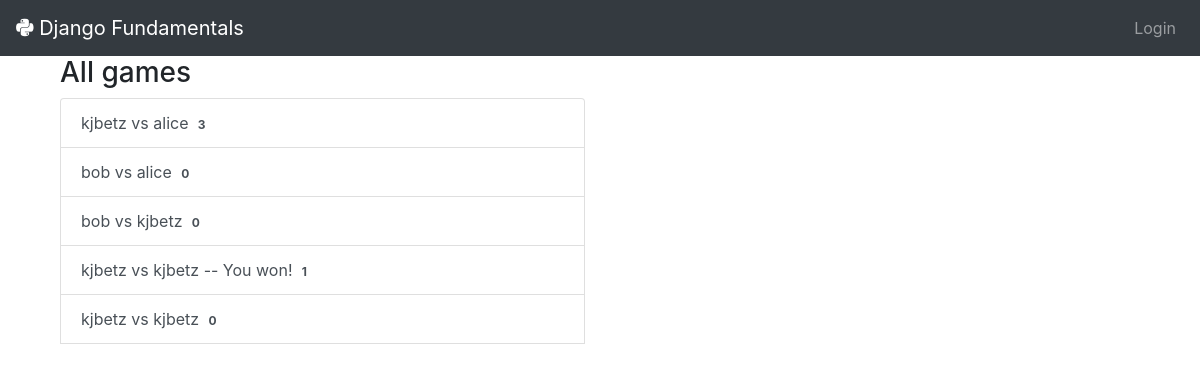
Screenshot of /games/all with the database file from the repository.
### gameplay/models.py (models this page shows, shortened)
@python_2_unicode_compatible
class Game(models.Model):
    first_player = models.ForeignKey(
        User, on_delete=models.DO_NOTHING, related_name="games_first_player")
    second_player = models.ForeignKey(
        User, on_delete=models.DO_NOTHING, related_name="games_second_player")
    start_time = models.DateTimeField(auto_now_add=True)
    last_active = models.DateTimeField(auto_now=True)
    status = models.CharField(
        max_length=1, default='F', choices=GAME_STATUS_CHOICES)
    objects = GamesQuerySet.as_manager()
    def get_absolute_url(self):
        return reverse('gameplay_detail', args=[self.id])
    def __str__(self):
        return "{0} vs {1}".format(self.first_player, self.second_player)

### gameplay/views.py (the view)
# urls.py: path('all', AllGamesList.as_view())
class AllGamesList(ListView):
    model = Game

### templates/gameplay/game_list.html
{% extends "base.html" %}
{% block content %}
  <div class="well col-sm-6">
    <h3>All games</h3>
    {% include "player/games_list_snippet.html" with games_list=object_list %}
  </div>
{% endblock content %}

### templates/player/games_list_snippet.html
{% if games_list %}
  <ul class="list-group">
  {% for game in games_list %}
    <a class="list-group-item list-group-item-action" href="{{ game.get_absolute_url }}">
      {{ game }}
      {% if game.status not in 'FS' %}
        {% if game.status == 'D' %}
          -- Draw
        {% elif game.status == 'W' and game.first_player %}
          -- You won!
        {% elif game.status == 'L' and game.second_player %}
          -- You lost
        {% endif %}
      {% endif %}
        <span class="badge">{{ game.move_set.count }}</span>
    <a>
  {% endfor %}
  </ul>
{% endif %}

### rows the page displays
Game: first_player+second_player "kjbetz vs alice", move_set.count "3"
Game: first_player+second_player "bob vs alice", move_set.count "0"
Game: first_player+second_player "bob vs kjbetz", move_set.count "0"
Game: first_player+second_player "kjbetz vs kjbetz", status "-- You won!", move_set.count "1"
Game: first_player+second_player "kjbetz vs kjbetz", move_set.count "0"
